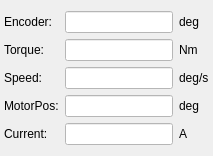
        <widget class="QWidget" name="pageIdle">
         <layout class="QVBoxLayout" name="verticalLayout_3">
          <property name="spacing">
           <number>2</number>
          </property>
          <property name="leftMargin">
           <number>2</number>
          </property>
          <property name="topMargin">
           <number>2</number>
          </property>
          <property name="rightMargin">
           <number>2</number>
          </property>
          <property name="bottomMargin">
           <number>2</number>
          </property>
          <item>
           <widget class="QWidget" name="widget_2" native="true">
            <layout class="QGridLayout" name="gridLayout">
             <property name="leftMargin">
              <number>2</number>
             </property>
             <property name="rightMargin">
              <number>2</number>
             </property>
             <item row="4" column="2">
              <widget class="QLabel" name="labelIdleCurrentUnits">
               <property name="text">
                <string>A</string>
               </property>
              </widget>
             </item>
             <item row="4" column="1">
              <widget class="QLineEdit" name="editIdleCurrent">
               <property name="styleSheet">
                <string notr="true">background-color: rgb(255, 255, 255); color: rgb(35, 38, 41);</string>
               </property>
               <property name="readOnly">
                <bool>true</bool>
               </property>
              </widget>
             </item>
             <item row="4" column="0">
              <widget class="QLabel" name="labelIdleCurrent">
               <property name="text">
                <string>Current:</string>
               </property>
              </widget>
             </item>
             <item row="1" column="0">
              <widget class="QLabel" name="labelIdleTorque">
               <property name="text">
                <string>Torque:</string>
               </property>
              </widget>
             </item>
             <item row="2" column="1">
              <widget class="QLineEdit" name="editIdleSpeed">
               <property name="maximumSize">
                <size>
                 <width>16777215</width>
                 <height>16777215</height>
                </size>
               </property>
               <property name="styleSheet">
                <string notr="true">background-color: rgb(255, 255, 255); color: rgb(35, 38, 41);</string>
               </property>
               <property name="readOnly">
                <bool>true</bool>
               </property>
              </widget>
             </item>
             <item row="3" column="2">
              <widget class="QLabel" name="labelIdleMotorPosUnits">
               <property name="text">
                <string>deg</string>
               </property>
              </widget>
             </item>
             <item row="2" column="0">
              <widget class="QLabel" name="labelIdleSpeed">
               <property name="text">
                <string>Speed:</string>
               </property>
              </widget>
             </item>
             <item row="3" column="1">
              <widget class="QLineEdit" name="editIdleMotorPos">
               <property name="styleSheet">
                <string notr="true">background-color: rgb(255, 255, 255); color: rgb(35, 38, 41);</string>
               </property>
               <property name="readOnly">
                <bool>true</bool>
               </property>
              </widget>
             </item>
             <item row="2" column="2">
              <widget class="QLabel" name="labelIdlevelUnits">
               <property name="text">
                <string>deg/s</string>
               </property>
              </widget>
             </item>
             <item row="1" column="2">
              <widget class="QLabel" name="labelIdletrqUnits">
               <property name="text">
                <string>Nm</string>
               </property>
              </widget>
             </item>
             <item row="1" column="1">
              <widget class="QLineEdit" name="editIdleTorque">
               <property name="maximumSize">
                <size>
                 <width>16777215</width>
                 <height>16777215</height>
                </size>
               </property>
               <property name="styleSheet">
                <string notr="true">background-color: rgb(255, 255, 255); color: rgb(35, 38, 41);</string>
               </property>
               <property name="readOnly">
                <bool>true</bool>
               </property>
              </widget>
             </item>
             <item row="3" column="0">
              <widget class="QLabel" name="labelIdleMotorPos">
               <property name="text">
                <string>MotorPos:</string>
               </property>
              </widget>
             </item>
             <item row="0" column="1">
              <widget class="QLineEdit" name="editIdleJointPos">
               <property name="styleSheet">
                <string notr="true">background-color: rgb(255, 255, 255); color: rgb(35, 38, 41);</string>
               </property>
               <property name="readOnly">
                <bool>true</bool>
               </property>
              </widget>
             </item>
             <item row="0" column="0">
              <widget class="QLabel" name="labelIdleJointPos">
               <property name="text">
                <string>Encoder:</string>
               </property>
              </widget>
             </item>
             <item row="0" column="2">
              <widget class="QLabel" name="labelIdleposUnits">
               <property name="text">
                <string>deg</string>
               </property>
              </widget>
             </item>
            </layout>
           </widget>
          </item>
         </layout>
        </widget>
